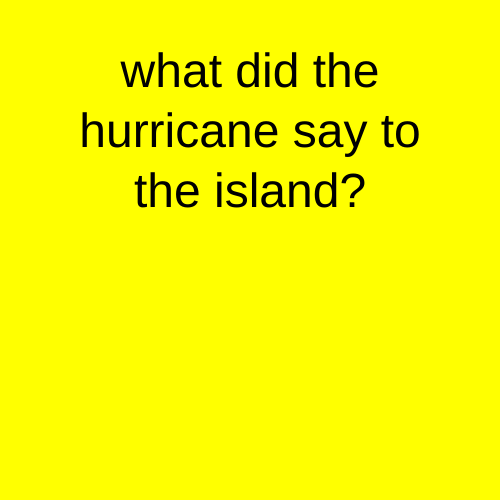
Frame 1 (no input)
Frame 60 (no input): identical to frame 1, image omitted
Frame 120 (the mouse pressed at the canvas centre since frame 60): identical to frame 1, image omitted

The p5.js sketch that drew this single still picture (run headless with seeded random() and noise() and a simulated clock; from frame 60 on, the mouse is pressed at the canvas centre):

// p5.js sketch
// ── sketch.js
let state = 0 ;

function setup() {
  createCanvas(500, 500);
  textAlign(CENTER);
  textSize(48) ;
  rectMode(CENTER) ;
}

function draw() {
  switch (state) {
    case 0:
      background('yellow')
      text("what did the hurricane say to the island?", width / 2, height / 2,400,400);
      break;


    case 1:
      background('green')
      text("I've got my eye on you!.", width / 2 ,height / 2,400,400);
      break;
  }
}

function mouseReleased() {
  state++ ;
  if (state > 1){
    state = 0 ;
  }
}
